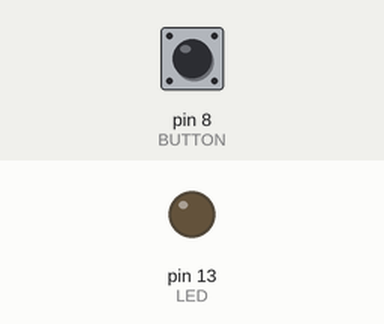
Bench run of a sketch on a simulated Arduino Uno, built with avr-gcc and run on an emulated ATmega328P. On the bench: output pins drawn as LEDs (lit = HIGH). Inputs (shaded band) come from the test bench; at power-on: pin 8 (BUTTON) LOW.

Above: at 1.2 s.
1.3 s: pin 8 (BUTTON) pulled HIGH for 0.15 s
At 1.37 s:
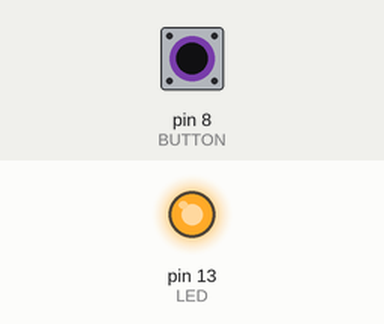
2.9 s: pin 8 (BUTTON) pulled HIGH for 3.2 s
At 6.5 s:
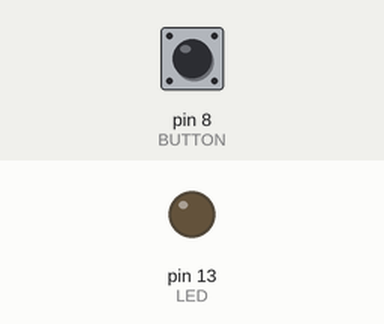
Timing chart, 0 to 8.0 s (numbered marks = the images above; inputs shaded):
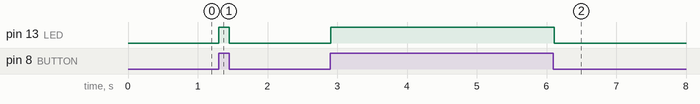

Measured:
- after the input at 1.3 s, pin 13 (LED): LOW → HIGH at once, → LOW 0.15 s later
- after the input at 2.9 s, pin 13 (LED): LOW → HIGH at once, → LOW 3.2 s later

The sketch:

startlab.ino
```cpp
const int LED = 13;
const int BUTTON = 8;
void setup()
{
pinMode(LED,OUTPUT);
pinMode(BUTTON, INPUT);
}

void loop()
{
  int buttonState = digitalRead(BUTTON);

  if (buttonState == HIGH)
  {
    digitalWrite(LED,HIGH);

    }
  else
  {
    digitalWrite(LED,LOW);
  }
//digitalWrite(LED,HIGH);
//delay(500);
//digitalWrite(LED,LOW);
delay(10);
}
```
